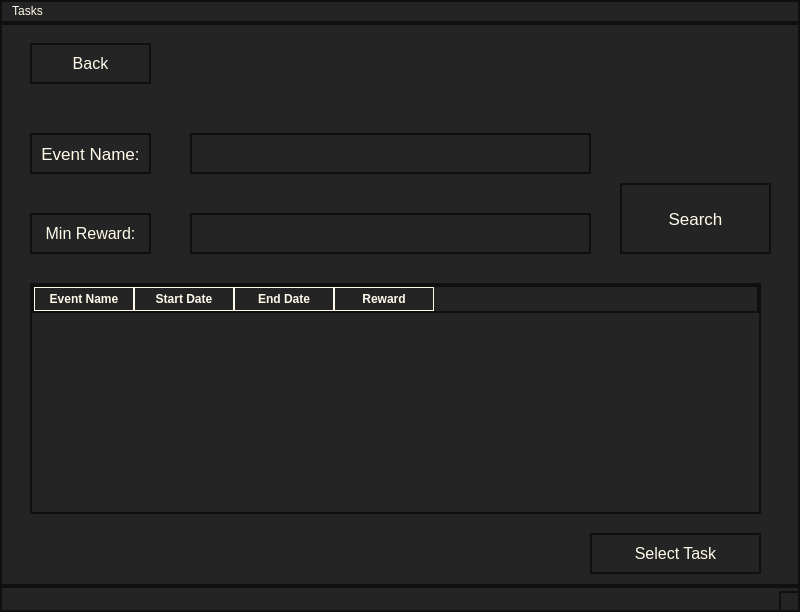
<?xml version="1.0" encoding="UTF-8"?>
<ui version="4.0">
 <class>MainWindow</class>
 <widget class="QMainWindow" name="MainWindow">
  <property name="geometry">
   <rect>
    <x>0</x>
    <y>0</y>
    <width>800</width>
    <height>612</height>
   </rect>
  </property>
  <property name="windowTitle">
   <string>MainWindow</string>
  </property>
  <property name="styleSheet">
   <string notr="true">background-color: rgb(36, 36, 36);
color: rgb(254, 251, 234);
border: 2px solid rgb(16, 16, 16);</string>
  </property>
  <widget class="QWidget" name="centralwidget">
   <widget class="QTableWidget" name="ShowTasks">
    <property name="geometry">
     <rect>
      <x>30</x>
      <y>260</y>
      <width>731</width>
      <height>231</height>
     </rect>
    </property>
    <property name="sizePolicy">
     <sizepolicy hsizetype="Expanding" vsizetype="Expanding">
      <horstretch>0</horstretch>
      <verstretch>0</verstretch>
     </sizepolicy>
    </property>
    <property name="baseSize">
     <size>
      <width>0</width>
      <height>0</height>
     </size>
    </property>
    <property name="styleSheet">
     <string notr="true">QHeaderView::section {
                background-color:  rgb(36, 36, 36);  /* Header background */
                color:  rgb(254, 251, 234);             /* Header text color */
                font-weight: bold;        /* Bold text (optional) */
                border: 1px solid  rgb(254, 251, 234);  /* Header border (optional) */
                padding: 4px;             /* Padding inside header cells */
            }</string>
    </property>
    <property name="lineWidth">
     <number>0</number>
    </property>
    <attribute name="horizontalHeaderShowSortIndicator" stdset="0">
     <bool>false</bool>
    </attribute>
    <column>
     <property name="text">
      <string>Event Name</string>
     </property>
    </column>
    <column>
     <property name="text">
      <string>Start Date</string>
     </property>
    </column>
    <column>
     <property name="text">
      <string>End Date</string>
     </property>
    </column>
    <column>
     <property name="text">
      <string>Reward</string>
     </property>
    </column>
   </widget>
   <widget class="QLabel" name="label_2">
    <property name="geometry">
     <rect>
      <x>30</x>
      <y>110</y>
      <width>121</width>
      <height>41</height>
     </rect>
    </property>
    <property name="font">
     <font>
      <pointsize>13</pointsize>
     </font>
    </property>
    <property name="text">
     <string>Event Name:</string>
    </property>
    <property name="alignment">
     <set>Qt::AlignCenter</set>
    </property>
   </widget>
   <widget class="QLineEdit" name="EventID">
    <property name="geometry">
     <rect>
      <x>190</x>
      <y>110</y>
      <width>401</width>
      <height>41</height>
     </rect>
    </property>
   </widget>
   <widget class="QLineEdit" name="MinReward">
    <property name="geometry">
     <rect>
      <x>190</x>
      <y>190</y>
      <width>401</width>
      <height>41</height>
     </rect>
    </property>
   </widget>
   <widget class="QLabel" name="label_3">
    <property name="geometry">
     <rect>
      <x>30</x>
      <y>190</y>
      <width>121</width>
      <height>41</height>
     </rect>
    </property>
    <property name="font">
     <font>
      <pointsize>12</pointsize>
     </font>
    </property>
    <property name="text">
     <string>Min Reward:</string>
    </property>
    <property name="alignment">
     <set>Qt::AlignCenter</set>
    </property>
   </widget>
   <widget class="QPushButton" name="Search">
    <property name="geometry">
     <rect>
      <x>620</x>
      <y>160</y>
      <width>151</width>
      <height>71</height>
     </rect>
    </property>
    <property name="font">
     <font>
      <pointsize>13</pointsize>
     </font>
    </property>
    <property name="text">
     <string>Search</string>
    </property>
   </widget>
   <widget class="QPushButton" name="Back">
    <property name="geometry">
     <rect>
      <x>30</x>
      <y>20</y>
      <width>121</width>
      <height>41</height>
     </rect>
    </property>
    <property name="font">
     <font>
      <pointsize>12</pointsize>
     </font>
    </property>
    <property name="text">
     <string>Back</string>
    </property>
   </widget>
   <widget class="QPushButton" name="SelectTask">
    <property name="geometry">
     <rect>
      <x>590</x>
      <y>510</y>
      <width>171</width>
      <height>41</height>
     </rect>
    </property>
    <property name="font">
     <font>
      <pointsize>12</pointsize>
     </font>
    </property>
    <property name="text">
     <string>Select Task</string>
    </property>
   </widget>
  </widget>
  <widget class="QMenuBar" name="menubar">
   <property name="geometry">
    <rect>
     <x>0</x>
     <y>0</y>
     <width>800</width>
     <height>30</height>
    </rect>
   </property>
   <widget class="QMenu" name="menuTasks">
    <property name="title">
     <string>Tasks</string>
    </property>
   </widget>
   <addaction name="menuTasks"/>
  </widget>
  <widget class="QStatusBar" name="statusbar"/>
 </widget>
 <resources/>
 <connections/>
</ui>
